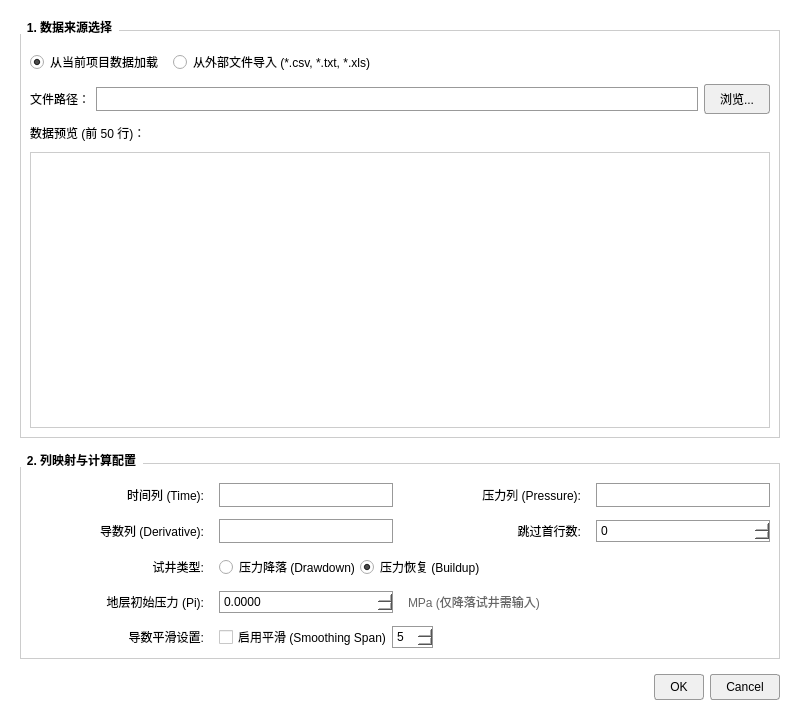
<?xml version="1.0" encoding="UTF-8"?>
<ui version="4.0">
 <class>FittingDataDialog</class>
 <widget class="QDialog" name="FittingDataDialog">
  <property name="geometry">
   <rect>
    <x>0</x>
    <y>0</y>
    <width>800</width>
    <height>720</height>
   </rect>
  </property>
  <property name="windowTitle">
   <string>加载观测数据配置</string>
  </property>
  <property name="styleSheet">
   <string notr="true">QDialog, QWidget {
    background-color: #ffffff;
    color: #000000;
    font-family: &quot;Microsoft YaHei&quot;;
}
QGroupBox {
    border: 1px solid #cccccc;
    margin-top: 10px;
    padding-top: 10px;
    font-weight: bold;
}
QGroupBox::title {
    subcontrol-origin: margin;
    subcontrol-position: top left;
    padding: 0 5px;
    color: #000000;
}
QLabel {
    color: #000000;
}
QLineEdit {
    border: 1px solid #999999;
    padding: 3px;
    background-color: #ffffff;
    color: #000000;
}
QPushButton {
    border: 1px solid #999999;
    background-color: #f0f0f0;
    padding: 5px 15px;
    border-radius: 3px;
    color: #000000;
}
QPushButton:hover {
    background-color: #e0e0e0;
}
QComboBox {
    border: 1px solid #999999;
    padding: 3px;
    background-color: #ffffff;
    color: #000000;
}
QComboBox::drop-down {
    border: 0px;
}
QTableWidget {
    border: 1px solid #cccccc;
    gridline-color: #eeeeee;
    color: #000000;
    background-color: #ffffff;
}
QHeaderView::section {
    background-color: #f0f0f0;
    color: #000000;
    border: 1px solid #cccccc;
    padding: 3px;
}
QRadioButton {
    color: #000000;
}
QCheckBox {
    color: #000000;
}
QSpinBox, QDoubleSpinBox {
    border: 1px solid #999999;
    background-color: #ffffff;
    color: #000000;
    padding: 2px;
}</string>
  </property>
  <layout class="QVBoxLayout" name="verticalLayout">
   <property name="spacing">
    <number>15</number>
   </property>
   <property name="leftMargin">
    <number>20</number>
   </property>
   <property name="topMargin">
    <number>20</number>
   </property>
   <property name="rightMargin">
    <number>20</number>
   </property>
   <property name="bottomMargin">
    <number>20</number>
   </property>
   <item>
    <widget class="QGroupBox" name="groupBoxSource">
     <property name="title">
      <string>1. 数据来源选择</string>
     </property>
     <layout class="QVBoxLayout" name="verticalLayout_2">
      <property name="spacing">
       <number>10</number>
      </property>
      <item>
       <layout class="QHBoxLayout" name="horizontalLayoutSource">
        <item>
         <widget class="QRadioButton" name="radioProjectData">
          <property name="text">
           <string>从当前项目数据加载</string>
          </property>
          <property name="checked">
           <bool>true</bool>
          </property>
         </widget>
        </item>
        <item>
         <widget class="QRadioButton" name="radioExternalFile">
          <property name="text">
           <string>从外部文件导入 (*.csv, *.txt, *.xls)</string>
          </property>
         </widget>
        </item>
        <item>
         <spacer name="horizontalSpacer">
          <property name="orientation">
           <enum>Qt::Horizontal</enum>
          </property>
          <property name="sizeHint" stdset="0">
           <size>
            <width>40</width>
            <height>20</height>
           </size>
          </property>
         </spacer>
        </item>
       </layout>
      </item>
      <item>
       <widget class="QWidget" name="widgetFileSelect" native="true">
        <layout class="QHBoxLayout" name="horizontalLayoutFile">
         <property name="leftMargin">
          <number>0</number>
         </property>
         <property name="topMargin">
          <number>0</number>
         </property>
         <property name="rightMargin">
          <number>0</number>
         </property>
         <property name="bottomMargin">
          <number>0</number>
         </property>
         <item>
          <widget class="QLabel" name="labelPath">
           <property name="text">
            <string>文件路径：</string>
           </property>
          </widget>
         </item>
         <item>
          <widget class="QLineEdit" name="lineEditFilePath">
           <property name="readOnly">
            <bool>true</bool>
           </property>
          </widget>
         </item>
         <item>
          <widget class="QPushButton" name="btnBrowse">
           <property name="text">
            <string>浏览...</string>
           </property>
          </widget>
         </item>
        </layout>
       </widget>
      </item>
      <item>
       <widget class="QLabel" name="labelPreview">
        <property name="text">
         <string>数据预览 (前 50 行)：</string>
        </property>
       </widget>
      </item>
      <item>
       <widget class="QTableWidget" name="tablePreview">
        <property name="editTriggers">
         <set>QAbstractItemView::NoEditTriggers</set>
        </property>
        <property name="selectionBehavior">
         <enum>QAbstractItemView::SelectRows</enum>
        </property>
       </widget>
      </item>
     </layout>
    </widget>
   </item>
   <item>
    <widget class="QGroupBox" name="groupBoxSettings">
     <property name="title">
      <string>2. 列映射与计算配置</string>
     </property>
     <layout class="QGridLayout" name="gridLayout">
      <property name="horizontalSpacing">
       <number>15</number>
      </property>
      <property name="verticalSpacing">
       <number>12</number>
      </property>
      <item row="0" column="0">
       <widget class="QLabel" name="labelTime">
        <property name="text">
         <string>时间列 (Time):</string>
        </property>
        <property name="alignment">
         <set>Qt::AlignRight|Qt::AlignTrailing|Qt::AlignVCenter</set>
        </property>
       </widget>
      </item>
      <item row="0" column="1">
       <widget class="QComboBox" name="comboTime"/>
      </item>
      <item row="0" column="2">
       <widget class="QLabel" name="labelPressure">
        <property name="text">
         <string>压力列 (Pressure):</string>
        </property>
        <property name="alignment">
         <set>Qt::AlignRight|Qt::AlignTrailing|Qt::AlignVCenter</set>
        </property>
       </widget>
      </item>
      <item row="0" column="3">
       <widget class="QComboBox" name="comboPressure"/>
      </item>
      <item row="1" column="0">
       <widget class="QLabel" name="labelDerivative">
        <property name="text">
         <string>导数列 (Derivative):</string>
        </property>
        <property name="alignment">
         <set>Qt::AlignRight|Qt::AlignTrailing|Qt::AlignVCenter</set>
        </property>
       </widget>
      </item>
      <item row="1" column="1">
       <widget class="QComboBox" name="comboDerivative"/>
      </item>
      <item row="1" column="2">
       <widget class="QLabel" name="labelSkip">
        <property name="text">
         <string>跳过首行数:</string>
        </property>
        <property name="alignment">
         <set>Qt::AlignRight|Qt::AlignTrailing|Qt::AlignVCenter</set>
        </property>
       </widget>
      </item>
      <item row="1" column="3">
       <widget class="QSpinBox" name="spinSkipRows"/>
      </item>
      <item row="2" column="0">
       <widget class="QLabel" name="labelTestType">
        <property name="text">
         <string>试井类型:</string>
        </property>
        <property name="alignment">
         <set>Qt::AlignRight|Qt::AlignTrailing|Qt::AlignVCenter</set>
        </property>
       </widget>
      </item>
      <item row="2" column="1" colspan="3">
       <layout class="QHBoxLayout" name="horizontalLayoutTestType">
        <item>
         <widget class="QRadioButton" name="radioDrawdown">
          <property name="text">
           <string>压力降落 (Drawdown)</string>
          </property>
         </widget>
        </item>
        <item>
         <widget class="QRadioButton" name="radioBuildup">
          <property name="text">
           <string>压力恢复 (Buildup)</string>
          </property>
          <property name="checked">
           <bool>true</bool>
          </property>
         </widget>
        </item>
        <item>
         <spacer name="horizontalSpacer_3">
          <property name="orientation">
           <enum>Qt::Horizontal</enum>
          </property>
          <property name="sizeHint" stdset="0">
           <size>
            <width>40</width>
            <height>20</height>
           </size>
          </property>
         </spacer>
        </item>
       </layout>
      </item>
      <item row="3" column="0">
       <widget class="QLabel" name="labelPi">
        <property name="text">
         <string>地层初始压力 (Pi):</string>
        </property>
        <property name="alignment">
         <set>Qt::AlignRight|Qt::AlignTrailing|Qt::AlignVCenter</set>
        </property>
       </widget>
      </item>
      <item row="3" column="1">
       <widget class="QDoubleSpinBox" name="spinPi">
        <property name="enabled">
         <bool>false</bool>
        </property>
        <property name="decimals">
         <number>4</number>
        </property>
        <property name="maximum">
         <double>9999.990000000000000</double>
        </property>
       </widget>
      </item>
      <item row="3" column="2">
       <widget class="QLabel" name="labelPiUnit">
        <property name="text">
         <string>MPa (仅降落试井需输入)</string>
        </property>
        <property name="styleSheet">
         <string notr="true">color: #666;</string>
        </property>
       </widget>
      </item>
      <item row="4" column="0">
       <widget class="QLabel" name="labelSmooth">
        <property name="text">
         <string>导数平滑设置:</string>
        </property>
        <property name="alignment">
         <set>Qt::AlignRight|Qt::AlignTrailing|Qt::AlignVCenter</set>
        </property>
       </widget>
      </item>
      <item row="4" column="1" colspan="3">
       <layout class="QHBoxLayout" name="horizontalLayoutSmooth">
        <item>
         <widget class="QCheckBox" name="checkSmoothing">
          <property name="text">
           <string>启用平滑 (Smoothing Span)</string>
          </property>
         </widget>
        </item>
        <item>
         <widget class="QSpinBox" name="spinSmoothSpan">
          <property name="enabled">
           <bool>false</bool>
          </property>
          <property name="minimum">
           <number>3</number>
          </property>
          <property name="maximum">
           <number>99</number>
          </property>
          <property name="singleStep">
           <number>2</number>
          </property>
          <property name="value">
           <number>5</number>
          </property>
         </widget>
        </item>
        <item>
         <spacer name="horizontalSpacer_2">
          <property name="orientation">
           <enum>Qt::Horizontal</enum>
          </property>
          <property name="sizeHint" stdset="0">
           <size>
            <width>40</width>
            <height>20</height>
           </size>
          </property>
         </spacer>
        </item>
       </layout>
      </item>
     </layout>
    </widget>
   </item>
   <item>
    <widget class="QDialogButtonBox" name="buttonBox">
     <property name="orientation">
      <enum>Qt::Horizontal</enum>
     </property>
     <property name="standardButtons">
      <set>QDialogButtonBox::Cancel|QDialogButtonBox::Ok</set>
     </property>
    </widget>
   </item>
  </layout>
 </widget>
 <resources/>
 <connections>
  <connection>
   <sender>buttonBox</sender>
   <signal>accepted()</signal>
   <receiver>FittingDataDialog</receiver>
   <slot>accept()</slot>
  </connection>
  <connection>
   <sender>buttonBox</sender>
   <signal>rejected()</signal>
   <receiver>FittingDataDialog</receiver>
   <slot>reject()</slot>
  </connection>
 </connections>
</ui>
